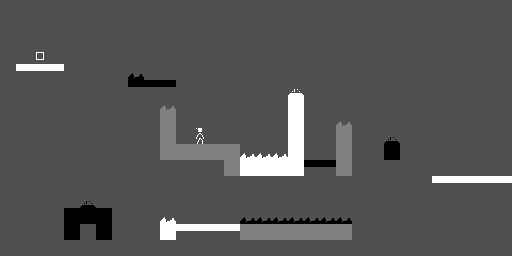

A 2D game scene composited from a Tiled map and its tileset images. What follows is a short description and the map's XML, with every tile layer's data as written:
An orthogonal 32x16 tile map with 16x16 px tiles, 2 tile layers (alt_a, all).

<map version="1.5" tiledversion="1.7.2" orientation="orthogonal" renderorder="right-down" width="32" height="16" tilewidth="16" tileheight="16" infinite="0" backgroundcolor="#505050" nextlayerid="6" nextobjectid="1">
 <properties>
  <property name="bg_color" type="int" value="0" />
  <property name="title" value="Don't Panic" />
  <property name="wrapping" type="bool" value="true" />
 </properties>
 <tileset firstgid="1" source="monoman.tsx" />
 <layer id="4" name="alt_a" width="32" height="16">
  <data encoding="csv">
0,0,0,0,0,0,0,0,0,0,0,0,0,0,0,0,0,0,0,0,0,0,0,0,0,0,0,0,0,0,0,0,
0,0,0,0,0,0,0,0,0,0,0,0,0,0,0,0,0,0,0,0,0,0,0,0,0,0,0,0,0,0,0,0,
0,0,0,0,0,0,0,0,0,0,0,0,0,0,0,0,0,0,0,0,0,0,0,0,0,0,0,0,0,0,0,0,
0,0,0,0,0,0,0,0,0,0,0,0,0,0,0,0,0,0,0,0,0,0,0,0,0,0,0,0,0,0,0,0,
0,0,0,0,0,0,0,0,0,0,0,0,0,0,0,0,0,0,0,0,0,0,0,0,0,0,0,0,0,0,0,0,
0,0,0,0,0,0,0,0,0,0,0,0,0,0,0,0,0,0,0,0,0,0,0,0,0,0,0,0,0,0,0,0,
0,0,0,0,0,0,0,0,0,0,0,0,0,0,0,0,0,0,0,0,0,0,0,0,0,0,0,0,0,0,0,0,
0,0,0,0,0,0,0,0,0,0,0,0,0,0,0,0,0,0,0,0,0,11,0,0,0,0,0,0,0,0,0,0,
0,0,0,0,0,0,0,0,0,0,0,0,0,0,0,0,0,0,0,0,0,5,0,0,0,0,0,0,0,0,0,0,
0,0,0,0,0,0,0,0,0,0,0,0,0,0,0,0,0,0,0,0,0,5,0,0,0,0,0,0,0,0,0,0,
0,0,0,0,0,0,0,0,0,0,0,0,0,0,0,7,7,7,7,7,7,5,0,0,0,0,0,0,0,0,0,0,
0,0,0,0,0,0,0,0,0,0,0,0,0,0,0,0,0,0,0,0,0,0,0,0,0,0,0,0,0,0,0,0,
0,0,0,0,0,0,0,0,0,0,0,0,0,0,0,0,0,0,0,0,0,0,0,0,0,0,0,0,0,0,0,0,
0,0,0,0,0,0,0,0,0,0,0,0,0,0,0,0,0,0,0,0,0,0,0,0,0,0,0,0,0,0,0,0,
0,0,0,0,0,0,0,0,0,0,0,0,0,0,0,0,0,0,0,0,0,0,0,0,0,0,0,0,0,0,0,0,
0,0,0,0,0,0,0,0,0,0,0,0,0,0,0,0,0,0,0,0,0,0,0,0,0,0,0,0,0,0,0,0
</data>
 </layer>
 <layer id="1" name="all" width="32" height="16">
  <data encoding="csv">
0,0,0,0,0,0,0,0,0,0,0,0,0,0,0,0,0,0,0,0,0,0,0,0,0,0,0,0,0,0,0,0,
0,0,0,0,0,0,0,0,0,0,0,0,0,0,0,0,0,0,0,0,0,0,0,0,0,0,0,0,0,0,0,0,
0,0,0,0,0,0,0,0,0,0,0,0,0,0,0,0,0,0,0,0,0,0,0,0,0,0,0,0,0,0,0,0,
0,0,18,0,0,0,0,0,0,0,0,0,0,0,0,0,0,0,0,0,0,0,0,0,0,0,0,0,0,0,0,0,
0,9,9,9,0,0,0,0,10,0,0,0,0,0,0,0,0,0,0,0,0,0,0,0,0,0,0,0,0,0,0,0,
0,0,0,0,0,0,0,0,7,7,7,0,0,0,0,0,0,0,15,0,0,0,0,0,0,0,0,0,0,0,0,0,
0,0,0,0,0,0,0,0,0,0,11,0,0,0,0,0,0,0,6,0,0,0,0,0,0,0,0,0,0,0,0,0,
0,0,0,0,0,0,0,0,0,0,5,0,0,0,0,0,0,0,6,0,0,0,0,0,0,0,0,0,0,0,0,0,
0,0,0,0,0,0,0,0,0,0,5,0,1,0,0,0,0,0,6,0,0,0,0,0,13,0,0,0,0,0,0,0,
0,0,0,0,0,0,0,0,0,0,5,5,5,5,5,12,12,12,6,0,0,0,0,0,4,0,0,0,0,0,0,0,
0,0,0,0,0,0,0,0,0,0,0,0,0,0,5,6,6,6,6,0,0,0,0,0,0,0,0,0,0,0,0,0,
0,0,0,0,0,0,0,0,0,0,0,0,0,0,0,0,0,0,0,0,0,0,0,0,0,0,0,9,9,9,9,9,
0,0,0,0,0,13,0,0,0,0,0,0,0,0,0,0,0,0,0,0,0,0,0,0,0,0,0,0,0,0,0,0,
0,0,0,0,4,4,4,0,0,0,12,0,0,0,0,10,10,10,10,10,10,10,0,0,0,0,0,0,0,0,0,0,
0,0,0,0,4,0,4,0,0,0,6,9,9,9,9,5,5,5,5,5,5,5,0,0,0,0,0,0,0,0,0,0,
0,0,0,0,0,0,0,0,0,0,0,0,0,0,0,0,0,0,0,0,0,0,0,0,0,0,0,0,0,0,0,0
</data>
 </layer>
</map>